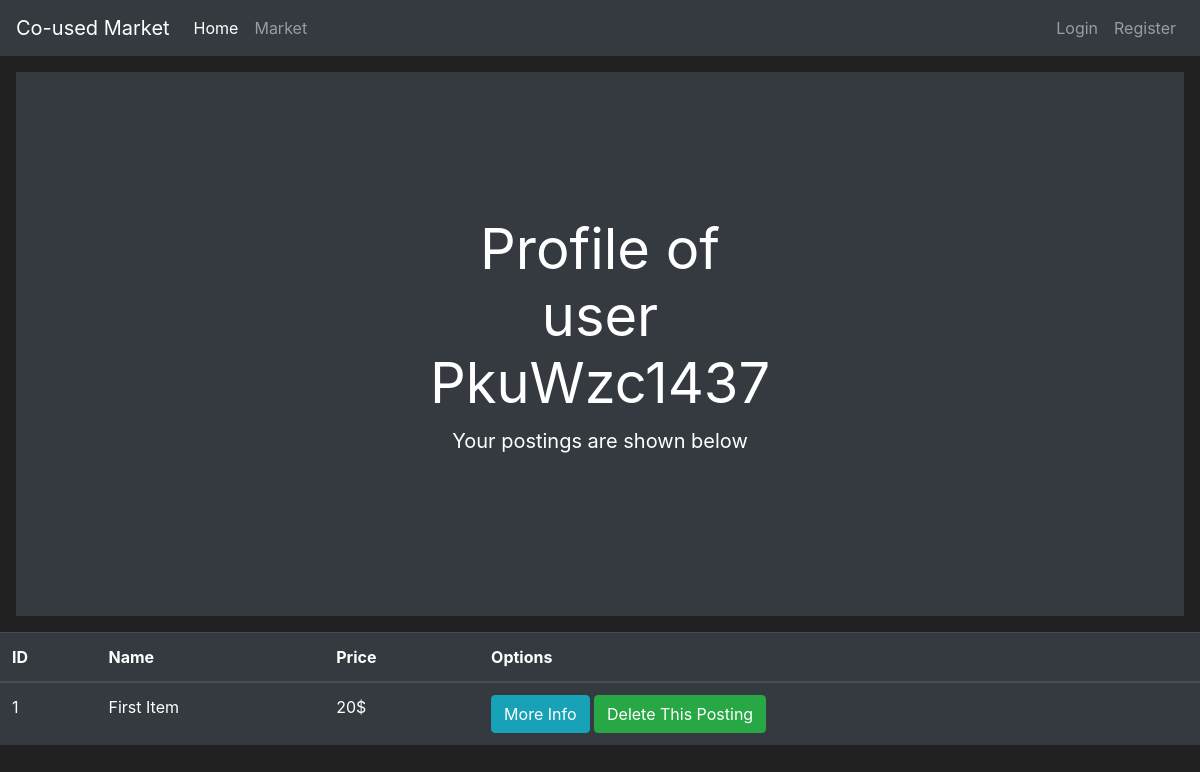
Screenshot of /profile/4 with the database file from the repository.
### market/models.py (models this page shows, shortened)
class User(db.Model, UserMixin):
	id = db.Column(db.Integer(), primary_key=True)
	username = db.Column(db.String(length=30), nullable=False, unique=True)
	email_address = db.Column(db.String(length=50), nullable=False, unique=True)
	password_hash = db.Column(db.String(length=60), nullable=False)
	budget = db.Column(db.Integer(), nullable=False, default=1000)
	items = db.relationship('Item', backref='owned_user', lazy=True)
	@property
	def password(self):
		return self.password

class Posting(db.Model):
	id = db.Column(db.Integer(), primary_key=True)
	itemname = db.Column(db.String(length=30), nullable=False, unique=False)
	email_address = db.Column(db.String(length=50), nullable=False, unique=True)
	phone = db.Column(db.String(length=15), nullable=False, unique=False)
	date = db.Column(db.String(length=10), nullable=True, unique=False)
	pick_address = db.Column(db.String(length=30), nullable=False, unique=False)
	price = db.Column(db.Integer(), nullable=False)
	description = db.Column(db.String(length=300), nullable=False, unique=False)
	image = db.Column(db.String(length=100), nullable=True, unique=True)

### market/routes.py (the view)
@app.route('/profile/<string:userid>', methods=['GET', 'POST'])
def profile_page(userid):
    user = User.query.filter_by(id=int(userid)).one()
    email = user.email_address
    postings = Posting.query.filter_by(email_address=email)
    return render_template('profile.html', user=user, postings=postings)

### market/templates/profile.html (shortened to what this page needs)
{% extends 'base.html' %}
{% block content %}
<div class="position-relative overflow-hidden p-3 p-md-5 m-md-3 text-center bg-dark" style="color:white">
    <div class="col-md-5 p-lg-5 mx-auto my-5">
        <h2 class="display-4 font-weight-normal">Profile of user {{ user.username }}</h2>
        <p class="lead font-weight-normal">Your postings are shown below</p>
    </div>
</div>
    <table class="table table-hover table-dark">
      <thead>
          <tr>
              <th scope="col">ID</th>
              <th scope="col">Name</th>
              <th scope="col">Price</th>
              <th scope="col">Options</th>
          </tr>
      </thead>
      <tbody>
          {% for posting in postings %}
            <tr>
                <td>{{ posting.id }}</td>
                <td>{{ posting.itemname }}</td>
                <td>{{ posting.price }}$</td>
                <td>
                  <a href="{{ url_for('info_page', id=posting.id)}}">
                    <button class="btn btn-outline btn-info">More Info</button>
                  </a>
                  <a href="{{ url_for('delete_page', postingid=posting.id, userid=user.id)}}">
                  	<button class="btn btn-outline btn-success">Delete This Posting</button>
                  </a>
                </td>
            </tr>
          {% endfor %}
      </tbody>
    </table>
{% endblock %}

### market/templates/base.html (style rules this page uses)
body { background-color: #212121; color: white }

### rows the page displays
User: username "PkuWzc1437"
Posting: id "1", itemname "First Item", price "20"
